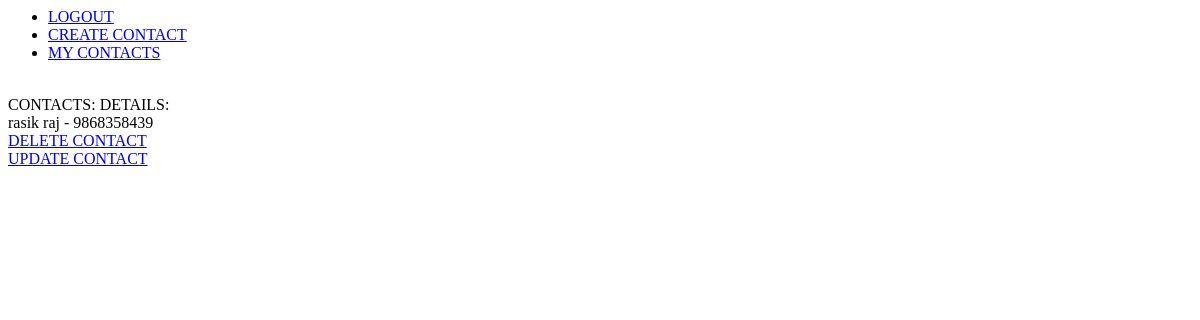
Page /home/1/ (signed in) on the earlier database version.
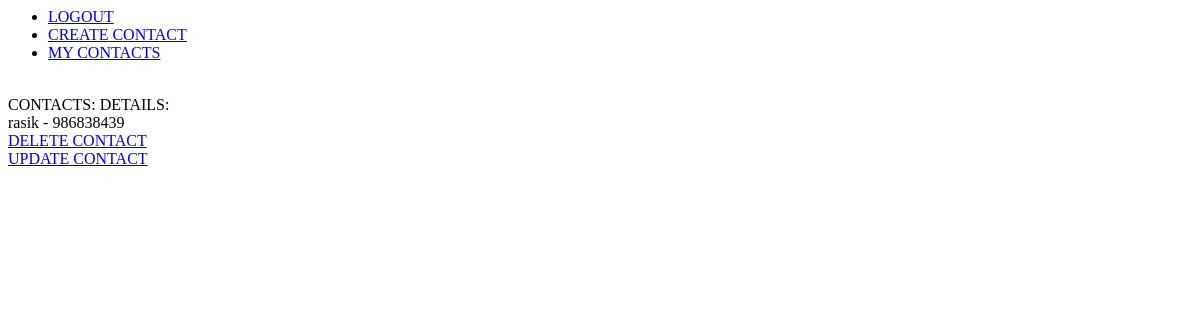
Same page on the later database version.
### manager/models.py (models this page shows, shortened)
class Contact(models.Model):
	user = models.ForeignKey(User, default=1)
	name = models.CharField(max_length=200)
	number = models.IntegerField()
	class Meta:
		ordering = ['pk']

### manager/views.py (the view)
# urls.py: url(r'^(?P<contact_id>[0-9]+)/$', detail, name='detail'),
def detail(request, contact_id):
	if request.user.is_authenticated():
		queryset = Contact.objects.filter(pk = contact_id).filter(user=request.user)
		return render(request, 'contact_detail.html', {"query":queryset})
	else:
		return render(request, 'not_logged_in.html')

### manager/templates/contact_detail.html (shortened to what this page needs)
{% extends "base.html" %}
{% block content %}
	CONTACTS:
DETAILS:<br>
{% if query %}
{% for i in query %}
{{i.name}} - {{i.number}}
<br><a href="{% url 'manager:delete' i.pk %}">DELETE CONTACT</a>
<br><a href="{% url 'manager:update' i.pk %}">UPDATE CONTACT</a>
{% endfor %}
{% else %}
	NO DETAIL
{% endif %}
{% endblock content %}

### manager/templates/base.html (shortened to what this page needs)
<html>
	<head>
	</head>
	<body>
		<nav >
			<ul>
			{% if request.user.is_authenticated %}
					<li><a href="{% url 'manager:logout' %}">LOGOUT</a> </li>
			{% else %}
				<li><a href="{% url 'manager:login' %}">LOGIN</a> </li>
				<li><a href="{% url 'manager:register' %}">REGISTER</a> </li>
			{% endif %}
				<li><a href="{% url 'manager:contact' %} "> CREATE CONTACT</a></li>
				<li><a href="{% url 'manager:list' %}">MY CONTACTS</a> </li>
			</ul>
		</nav>
		<br>
		{% block content %}
		{% endblock content %}
	</body>
</html>

Differences in the rows shown:
changed Contact: name "rasik raj" → "rasik"; number "9868358439" → "986838439"
